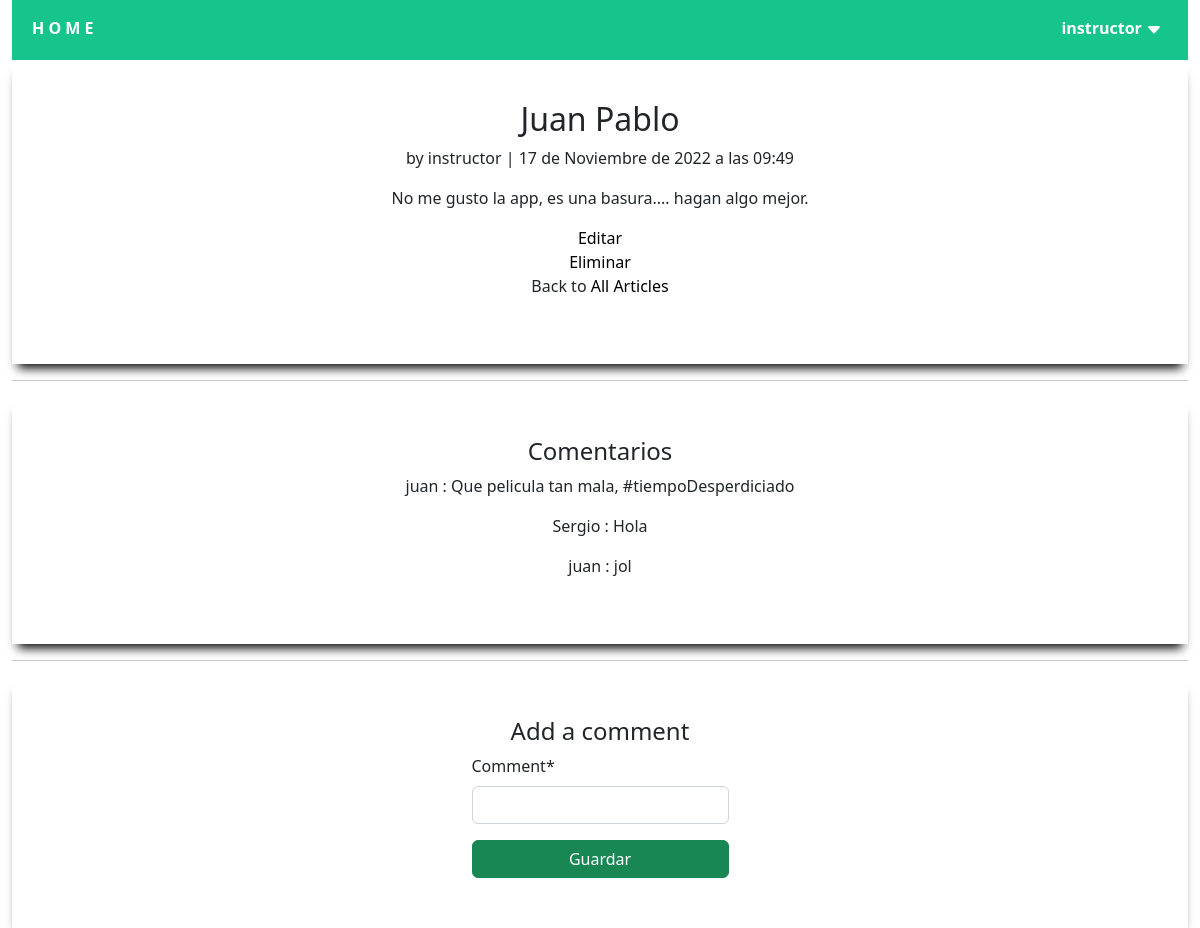
The app's page /articles/1/ (signed in) with its own data.
### accounts/models.py (models this page shows)
class CustomUser(AbstractUser):
    age = models.PositiveIntegerField(null=True, blank=True)

### articles/models.py (models this page shows, shortened)
class Article(models.Model):
    title = models.CharField(max_length=255)
    body = models.TextField()
    date = models.DateTimeField(auto_now_add=True)
    author = models.ForeignKey(
        settings.AUTH_USER_MODEL,
        on_delete=models.CASCADE,
    )

class Comment(models.Model):
    article = models.ForeignKey (Article,
    on_delete=models.CASCADE,)
    comment = models.CharField(
        max_length=140
    )
    author = models.ForeignKey (
        settings.AUTH_USER_MODEL,
        on_delete=models.CASCADE,
    )
    def __str__(self):
        return self.comment

### articles/views.py (the view, shortened to what this page needs)
# urls.py: path("<int:pk>/", ArticleDetailView.as_view(),
class ArticleDetailView(LoginRequiredMixin, DetailView):
    def get(self, request, *args, **kwargs):
        view = CommentGet.as_view()
        return view(request, *args, **kwargs)

### articles/forms.py
class CommentForm(forms.ModelForm):
    class Meta:
        model = Comment
        fields = ("comment",)

### articles/views.py (called while the page is built)
    def  get_context_data(self, **kwargs):
        context = super().get_context_data(**kwargs)
        context['form'] = CommentForm()
        return context

### templates/article_detail.html (shortened to what this page needs)
{% extends "base.html" %}
{% load crispy_forms_tags %}
{% block content %}
<div class="box-comment">
    <div class="content-comment">
        <h2>{{ object.title }}</h2>
        <p>by {{ object.author }} | {{ object.date }}</p>
        <p>{{ object.body }}</p>
        <a href="{% url 'article_edit' article.pk %}">Editar</a>
        <a href="{% url 'article_delete' article.pk %}">Eliminar</a>
        <p>Back to <a href="{% url 'article_list' %}">All Articles</a></p>
    </div>
</div>
<hr>
<div class="box-comment">
    <div class="content-comment">
        <h4>Comentarios</h4>
        {% for comment in article.comment_set.all %}
        <p>{{ comment.author }} : {{ comment }}</p>
        {% endfor %}
    </div>
</div>
<hr>
<div class="box-login">
    <div class="login-content">
        <h4>Add a comment</h4>
        <form action="" method="post">
            {{ form|crispy }}
            <button class="boton-login btn btn-success ml-2" type="submit">Guardar</button>
        </form>
    </div>
</div>
{% endblock content %}

### templates/base.html (shortened to what this page needs)
{% load static %}
<html>
<head>
    <link rel="stylesheet" href="{% static 'bootstrap-5.2.2-dist/css/bootstrap.min.css' %}">
    <link rel="stylesheet" href="{% static 'css/base.css' %}">
</head>
<body>
    <div class="container-fluid">
        <header class="header">
            <nav class="menu">
                <a class="logo-header" href="{% url 'home' %}">H O M E</a>
                <ul>
                    {% if user.is_authenticated %}
                    <div class="dropdown">
                        <button onclick="myFunction()" class="dropbtn">
                            {{ user.username }}
                            <svg xmlns="http://www.w3.org/2000/svg" width="16" height="16" fill="currentColor"
                                class="bi bi-caret-down-fill" viewBox="0 0 16 16">
                                <path
                                    d="M7.247 11.14 2.451 5.658C1.885 5.013 2.345 4 3.204 4h9.592a1 1 0 0 1 .753 1.659l-4.796 5.48a1 1 0 0 1-1.506 0z" />
                            </svg>
                        </button>
                    </div>
                    {% else %}
                    <li><a href="{% url 'login' %}" class="">Inciar Sesión</a></li>
                    <li><a href="{% url 'signup' %}" class="">Registrarse</a></li>
                    {% endif %}
                </ul>
            </nav>
        </header>
        {% block content %}
        {% endblock content %}
    </div>
</body>
</html>

### static/css/base.css (style rules this page uses)
* { margin: 0; padding: 0; box-sizing: border-box; }
a { text-decoration: none; color: rgb(0, 0, 0); font-weight: 15px; font-weight: 500; }
.logo-Header { text-decoration: none; color: rgb(255, 255, 255); font-weight: bold; }
.menu { padding-right: 10px; padding-left: 20px; display: flex; flex-direction: row; align-items: baseline; justify-content: space-between; height: 60px; background-color: rgb(22, 197, 139); }
.menu ul { list-style: none; display: flex; flex-direction: row; }
.dropbtn { background-color: #04aa6d00; color: white; font-weight: bold; padding: 16px; font-size: 16px; border: none; cursor: pointer; }
.dropdown { position: relative; display: inline-block; }
.box-login { width: 100%; box-shadow: 0px 10px 10px -6px black; display: flex; justify-content: center; align-items: center; }
.login-content { background-color: rgb(255, 255, 255); width: 100%; padding-top: 40px; padding-left: 40px; padding-right: 40px; display: flex; justify-content: center; align-items: center; flex-direction: column; padding-bottom: 50px; }
.boton-login { text-align: center; width: 100%; }
.box-comment { width: 100%; box-shadow: 0px 10px 10px -6px black; display: flex; justify-content: center; align-items: center; }
.content-comment { background-color: rgb(255, 255, 255); width: 100%; padding-top: 40px; padding-left: 40px; padding-right: 40px; display: flex; justify-content: center; align-items: center; flex-direction: column; padding-bottom: 50px; }
.boton-login { width: 100%; }

### records on screen
CustomUser: username "instructor"
Article: title "Juan Pablo", author "instructor", date "17 de Noviembre de 2022 a las 09:49", body "No me gusto la app, es una basura.... hagan algo mejor."
Comment: author "juan", comment "Que pelicula tan mala, #tiempoDesperdiciado"
Comment: author "Sergio", comment "Hola"
Comment: author "juan", comment "jol"
